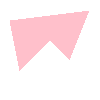

Here is the Python script that generated this plot:
import argparse

from PIL import Image
from image_draw import ImageDraw

def parse_args():
    parser = argparse.ArgumentParser(description='Fill polygon with color on image')
    
    parser.add_argument(
        "--xy", 
        nargs='+',
        type=int,
        help="coordinates of the polygon, list as x1 y1 x2 y2 x3 y3 ...",
        required=True
    )
    parser.add_argument(
        "--width", 
        type=int,
        help="line width",
        default=1
    )
    parser.add_argument(
        "--color", 
        type=str,
        help="color",
        default='black'
    )

    return parser.parse_args()


if __name__ == '__main__':
    args = parse_args()
    image = Image.new('RGB', (100,100), color='white')
    draw = ImageDraw(image)
    draw.fill_with_color(args.xy, args.color)
    image.save('fill_with_color.png')